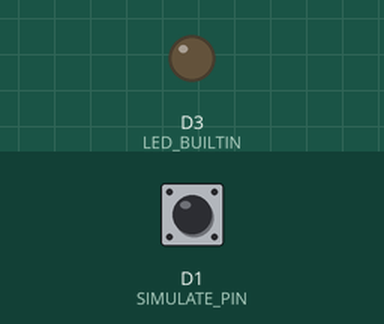
Recording of a sketch running on a simulated nRF52 board. Shown: output pins drawn as LEDs (lit = HIGH). The test bench sets the inputs (shaded band); at power-on: D1 (SIMULATE_PIN) HIGH. A phone connects over Bluetooth LE 3 s after start; what the sketch prints to the serial monitor is not drawn.

Above: at 1.2 s.
1.3 s: D1 (SIMULATE_PIN) pulled LOW for 0.15 s
Timing chart, 0 to 4.7 s (numbered marks = the images above; inputs shaded):
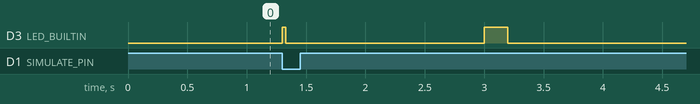

The sketch:

bluetooth.ino
```cpp
/*
 * Purifier nRF52840 Sense - ACQD Puff Tracker Firmware
 * Firmware version 1.0
 *
 * BLE service exposes a puff counter characteristic that notifies the app
 * whenever a puff is detected.
 *
 * SIMULATION:
 * Grounding pin D1 triggers a puff event.
 */

#include "bluefruit.h"

// --- Pin for Simulation ---
// Connect a jumper wire from D1 to GND to trigger a puff event.
#define SIMULATE_PIN D1

// --- BLE UUIDs (must match the app) ---
#define PUFF_SERVICE_UUID "9fcefd20-3f2a-4d7b-9b42-9b2ea9f6b0a1"
#define PUFF_COUNT_UUID   "9fcefd21-3f2a-4d7b-9b42-9b2ea9f6b0a1"

// --- Puff Detection Settings ---
static const uint32_t kPuffDebounceMs = 800;

BLEService puffService(PUFF_SERVICE_UUID);
BLECharacteristic puffCountCharacteristic(PUFF_COUNT_UUID);

uint32_t puffCount = 0;
uint32_t lastPuffMs = 0;
bool bleConnected = false;

void registerPuff() {
  uint32_t now = millis();
  if (now - lastPuffMs < kPuffDebounceMs) {
    return;
  }
  lastPuffMs = now;
  puffCount++;

  puffCountCharacteristic.write((uint8_t *)&puffCount, sizeof(puffCount));
  if (Bluefruit.connected()) {
    puffCountCharacteristic.notify((uint8_t *)&puffCount, sizeof(puffCount));
  }

  Serial.print("Puff detected. Count: ");
  Serial.println(puffCount);

  digitalWrite(LED_BUILTIN, HIGH);
  delay(30);
  digitalWrite(LED_BUILTIN, LOW);
}

void onBLEConnected(uint16_t conn_handle) {
  Serial.println("Connected");
  bleConnected = true;
  digitalWrite(LED_BUILTIN, HIGH);
  delay(200);
  digitalWrite(LED_BUILTIN, LOW);
}

void onBLEDisconnected(uint16_t conn_handle, uint8_t reason) {
  Serial.print("Disconnected, reason = 0x");
  Serial.println(reason, HEX);
  bleConnected = false;
  digitalWrite(LED_BUILTIN, LOW);

  Bluefruit.Advertising.start(0);
}

void startAdvertising() {
  Bluefruit.Advertising.addFlags(BLE_GAP_ADV_FLAGS_LE_ONLY_GENERAL_DISC_MODE);
  Bluefruit.Advertising.addTxPower();
  Bluefruit.Advertising.addService(puffService);
  Bluefruit.Advertising.addName();
  Bluefruit.Advertising.start(0);
  Serial.println("Waiting for connections...");
}

void setup() {
  Serial.begin(115200);
  // while (!Serial); // Uncomment if you want to wait for serial

  Serial.println("ACQD Puff Tracker (Bluefruit) Starting...");

  pinMode(SIMULATE_PIN, INPUT_PULLUP);
  pinMode(LED_BUILTIN, OUTPUT);
  digitalWrite(LED_BUILTIN, LOW);

  Bluefruit.begin();
  Bluefruit.setTxPower(4);
  Bluefruit.setName("Purifier-ACQD-01");

  Bluefruit.Periph.setConnectCallback(onBLEConnected);
  Bluefruit.Periph.setDisconnectCallback(onBLEDisconnected);

  puffService.begin();
  puffCountCharacteristic.setProperties(CHR_PROPS_READ | CHR_PROPS_NOTIFY);
  puffCountCharacteristic.setPermission(SECMODE_OPEN, SECMODE_NO_ACCESS);
  puffCountCharacteristic.setFixedLen(sizeof(puffCount));
  puffCountCharacteristic.begin();
  puffCountCharacteristic.write((uint8_t *)&puffCount, sizeof(puffCount));

  startAdvertising();
}

void loop() {
  static bool lastSimulatedState = true;
  bool simulatedState = digitalRead(SIMULATE_PIN) == LOW;

  if (simulatedState && !lastSimulatedState) {
    registerPuff();
  }
  lastSimulatedState = simulatedState;

  // --- This is where your REAL puff detection will go ---
  // When your sensor or TinyML model detects a puff, call:
  // registerPuff();
}
```
